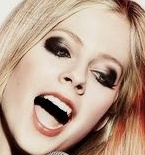
#> input picture test/dataset/pins_Avril Lavigne/Avril Lavigne165_612.jpg, 145 x 155 px, given in place of test1.jpg, which was not available
$ python main.py
#> lines starting #> are read from the running program, lines starting #| are printed output that depends on the picture; pictures that were not available may be replaced by others from this repository, and a replacement may not be noted
### src/functions.py
from PIL import Image
import numpy as np
import os
from numpy import *
from matplotlib import pyplot as plt
import cv2

# Operator matrix
# {Prosedur membuat matrix 0 dengan ukuran baris row dan kolom col}
def createMatrix(row, col):
    Matrix = [[0 for i in range(col)] for j in range(row)]
    return Matrix
# [7 lines left out: function createIdentity, not called in this run]

# {Fungsi selektor 1 baris suatu Matrix}
# asList False akan mengembalikan matrix dimensi 1xCol yang merupakan baris matrix dengan index row
def getRow(Matrix, row, asList):
    col = len(Matrix[0])
    result = createMatrix(1, col)
    for i in range(col):
        result[0][i] = Matrix[row][i]
    if (asList):
        return result[0]
    else :
        return result

# {Fungsi selektor 1 kolom suatu Matrix}
# asList False akan mengembalikan matrix dimensi Rowx1 yang merupakan kolom matrix dengan index col
def getCol(Matrix, col, asList):
    row = len(Matrix)
    result = createMatrix(row, 1)
    for i in range(row):
        result[i][0] = Matrix[i][col]
    if (asList):
        return transpose(result)[0]
    else:
        return result

# {fungsi yang menghasilkan salinan suatu matriks}
def copyMatrix(Matrix):
    rowCopy = len(Matrix)
    colCopy = len(Matrix[0])
    copy = [[0 for j in range(colCopy)] for i in range(rowCopy)]
    for i in range(rowCopy):
        for j in range(colCopy):
            copy[i][j] = Matrix[i][j]
    return copy

# {Prosedur print matrix}
# [11 lines left out: function printMatrix, not called in this run]

# {fungsi yang mengembalikan penjumlahan matrix dari Matrix1 dan Matrix2}
def addMatrix(Matrix1, Matrix2):
    result = np.add(Matrix1, Matrix2)
    return result

# {fungsi yang mengembalikan pengurangan matrix dari Matrix1 dan Matrix2}
def subtractMatrix(Matrix1, Matrix2):
    result = np.subtract(Matrix1, Matrix2)
    return result

# {fungsi yang mengembalikan matriks Md yang dikali konstanta n}
def multiplyByConstMatrix(Matrix, n):
    result = np.array(Matrix) * n
    return result

# {fungsi yang mengembalikan perkalian matrix Matrix1 dan Matrix2}
def multiplyMatrix(Matrix1, Matrix2):
    result = np.matmul(Matrix1, Matrix2)
    return result

# {fungsi yang mengembalikan hasil kali Matrix1 dan Matrix2 dan dibentuk menjadi matrix ukuran }
# [4 lines left out: function reshapeMultiply, not called in this run]

# {fungsi yang mengembalikan transpose matrix}
# fungsi ini menerima matrix lalu mengembalikan hasil transpose matrix tersebut
def transpose(Matrix):
    #Mtr = M yang ditranspose
    #row Mtr = col M, col Mtr = row M
    row = len(Matrix)
    col = len(Matrix[0])
    M = Matrix
    Mtr = createMatrix(col, row)
    temp = [0 for i in range(col)]
    for i in range(row):
        for j in range(col):
            temp[j] = M[i][j]
        for k in range(col):
            Mtr[k][i] = temp[k]
    return Mtr

# {fungsi yang mengembalikan konkatenasi dari 2 matrix atau
# lebih tepatnya menghasilkan matrix1 diaugmentasi dengan matrix2}
# [14 lines left out: function concatMatrix, not called in this run]

# {fungsi yang mengembalikan suatu matrix yang dijadikan 1 baris dengan konkatenasi}
# hasil yang dikembalikan adalah matrix berdimensi 1xCol yang merupakan seluruh elemen matrix yang dijadikan satu baris
def intoOneRow(Matrix):
    oneRow = [np.array(Matrix).flatten()]
    return oneRow
# {fungsi yang mengembalikan suatu matrix yang dijadikan 1 kolom dengan konkatenasi dan transpose}
def intoOneCol(Matrix):
    return transpose(intoOneRow(Matrix))

# Operasi baris matrix
# baris : 1 baris matrix yang dijadikan array (1 dimensi)
# gunakan getRow dengan parameter asList true
# {fungsi yang mengurangkan row1 dengan row2}
def addRow(row1, row2):
    result = np.add(row1,row2)
    return result
# {fungsi yang menjumlahkan row1 dengan row2}
def subtractRow(row1, row2):
    result = np.subtract(row1,row2)
    return result
# {fungsi yang mengalikan row dengan n}
def multiplyByConstRow(baris, n):
    result = np.array(baris) * n
    return result
# [10 lines of commented-out code are left out]
def getVector(Matrix, col):
    row = len(Matrix)
    result = [0 for i in range(row)]
    for i in range(row):
        result[i] = Matrix[i][col]
    return result

# {fungsi yang menghasilkan penjumlahan dua vektor u dan vektor v}
def addVector(u, v):
    result = np.add(u,v)
    return result

# {fungsi yang menghasilkan pengurangan dua vektor u dan vektor v}
def subtractVector(u, v):
    result = np.subtract(u,v)
    return result

# {fungsi yang menghasilkan product dari 2 vektor}
def dotProductVector(u, v):
    result = np.dot(u,v)
    return result

# {fungsi yang mengalikan vektor u dengan skalar n}
def scaleVector(u, n):
    result = np.array(u)*n
    return result

# {fungsi yang mengembalikan magnitude vektor u}
def magnitudeVector(u):
    result = 0
    for i in range(len(u)):
        result += u[i]*u[i]
    return (sqrt(result))

# {return magnitude matrix m, sqrt(sum(sum(i**2 for i in j) for j in matrix))}
# [6 lines left out: function magnitudeMatrix, not called in this run]

# {fungsi yang mengembalikan proyeksi vektor u pada v}
def orthoProjectVector(u, v):
    return (scaleVector(u, dotProductVector(u,v)/dotProductVector(u,u)))

# {fungsi yang menghasilkan dekomposisi QR dari suatu matrix}
def QR(Matrix):
    Q = copyMatrix(Matrix)
    row = len(Matrix)
    col = len(Matrix[0])
    for j in range(col):
        u = getVector(Q, j)
        v = getVector(Q, j)
        for k in range(j-1,0-1,-1):
            uk = getVector(Q, k)
            u = subtractVector(u, orthoProjectVector(uk,v))
        for i in range(col):
            Q[i][j] = u[i] / magnitudeVector(u)
    temp = multiplyMatrix(transpose(Q),Matrix)
    R = createMatrix(row, col)
    for i in range(row):
        for j in range(row):
            if (j >= i):
                R[i][j] = temp[i][j]
    return Q,R

# {fungsi yang menghasilkan nilai-nilai eigen suatu matrix dengan dekomposisi QR, dengan suatu banyak iterasi}
def eigenvalue(Matrix, iteration):
    M = copyMatrix(Matrix)
    l = len(Matrix)
    result = [0 for i in range(l)]
    for i in range(iteration):
        print("eigenValue iteration: {} of {}".format(i+1, iteration))
        [Q,R] = QR(M)
        M = multiplyMatrix(R,Q)
    for i in range(l):
        result[i] = M[i][i]
    result.sort(reverse=True)
    return result

# {fungsi yang menghasilkan nilai vektor-vektor eigen Matrix}
def eigenvector(Matrix, EigenVal):
    result = []
    for i in range(len(EigenVal)):
        tempMat = copyMatrix(Matrix)
        tempEigVal = [EigenVal[i] for j in range(len(EigenVal))]
        for j in range(len(EigenVal)):
            tempMat[j][j] -= tempEigVal[j]
        EigVec = np.linalg.solve(tempMat, tempEigVal)
        norm = magnitudeVector(EigVec)
        # for j in range(len(EigVec)):
        #     EigVec[j] /= norm
        result.append(EigVec)
    return result

# {fungsi copy matrix 3D}
def copyMatrix3D (Matrix3D):
    col = len(Matrix3D[0][0])
    row = len(Matrix3D[0])
    depth = len(Matrix3D)
    result = [[[0 for j in range(col)] for i in range(row)] for k in range(depth)]
    for k in range(depth):
        for i in range(row):
            for j in range(col):
                result[k][i][j] = Matrix3D[k][i][j]
    return result

# Operator Image
# {mengakses semua image di dalam image dan mengeluarkan matrix grayscale yang diresize}
def accessImage (folder):
#> called with folder = 'src\\test1.jpg'
    tempImg = cv2.imread(folder, cv2.IMREAD_GRAYSCALE)
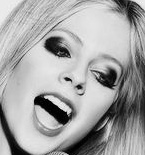
#> tempImg: shape (155, 145); min 0, max 248, mean 163.7
    image = cv2.resize(tempImg, [256, 256])
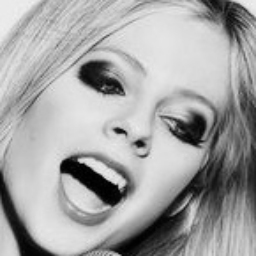
#> image: shape (256, 256); min 0, max 242, mean 163.6
    ar = np.array(image)
    matrix = asarray(ar)                #matrix = masing-masing gambar dalam bentuk matrix
    matrix = intoOneCol(matrix)
#> in transpose, `row = len(Matrix)`: row = 1
#> in transpose, `col = len(Matrix[0])`: col = 65536
#> in transpose, `M = Matrix`: M = 1 item
#> in transpose, `Mtr = createMatrix(col, row)`: Mtr = 65536 items
#> matrix = 65536 items
    return matrix
# [10 lines of commented-out code are left out]
# [11 lines left out: function datasetToArray, not called in this run]
# {fungsi yang mengakses dataset, mengubah image-image menjadi ukuran tertentu, grayscale dan menjadi 1 baris, lalu mengonkatenasi semuanya untuk diproses}
# {fungsi ini sama dengan dataSetToArray() tapi menambahkan batasan jumlah foto}
# {untuk tidak membatasi banyak matrix yang dihasilkan, amount diinput -1}
def datasetToArray_FixedAmount (folder, amount):
#> called with folder = 'src\\test\\dataset', amount = -1
    result = []
    ctr=0
    for (root,dirs,files) in os.walk(folder, topdown=True):
        for i in files:
            if ctr>=amount and amount>=0:
                break
            directory = root + "\\" + i
            tempImg = cv2.imread(directory, cv2.IMREAD_GRAYSCALE)
            image = cv2.resize(tempImg, [256, 256])
            ar = np.array(image)
            matrix = asarray(ar)
            result.append(matrix)
            ctr+=1
        ctr=0
#> pass 2 of the loop in datasetToArray_FixedAmount, `for (root,dirs,files) in os.walk(folder, topdown=True):`:
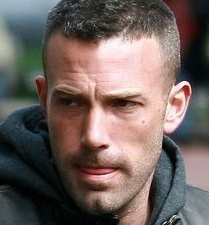
#> input picture test/dataset/pins_Ben Affleck/Ben Affleck206_184.jpg, 209 x 225 px, found by its file name
#> in datasetToArray_FixedAmount, `tempImg = cv2.imread(directory, cv2.IMREAD_GRAYSCALE)`:
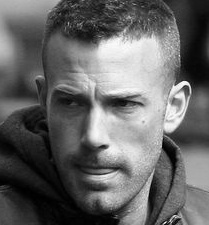
#> tempImg: shape (225, 209); min 0, max 254, mean 101.5
#> in datasetToArray_FixedAmount, `image = cv2.resize(tempImg, [256, 256])`:
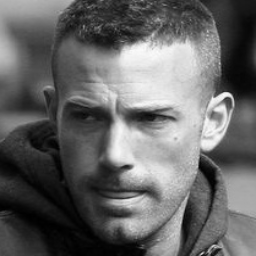
#> image: shape (256, 256); min 0, max 251, mean 101.4
#> pass 3 of the loop in datasetToArray_FixedAmount, `for (root,dirs,files) in os.walk(folder, topdown=True):`:
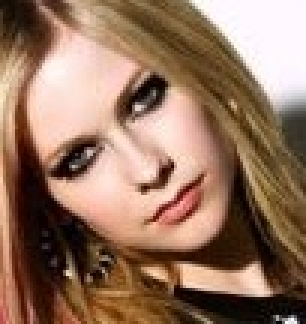
#> input picture test/dataset/pins_Avril Lavigne/Avril Lavigne216_650.jpg, 102 x 108 px, found by its file name (shown 3 times larger)
#> in datasetToArray_FixedAmount, `tempImg = cv2.imread(directory, cv2.IMREAD_GRAYSCALE)`:
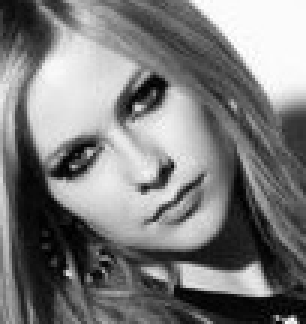
#> tempImg: shape (108, 102) (shown 3 times larger); min 0, max 255, mean 123.8
#> in datasetToArray_FixedAmount, `image = cv2.resize(tempImg, [256, 256])`:
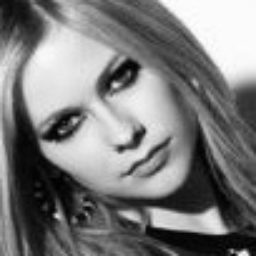
#> image: shape (256, 256); min 0, max 255, mean 123.7
#> ctr = 0
    return result

# {menghitung jumlah file}
# [6 lines left out: function numberOfImage, not called in this run]

#{fungsi yang mengembalikan matrix kovarian dari suatu matrix}
def deltaMeanAndCovariant (Matrix3D):
    dataset = copyMatrix3D(Matrix3D)
    depth = len(Matrix3D)
    row = len(Matrix3D[0])
    col = len(Matrix3D[0][0])
    delta = []
    #flatten matrix 3D
    for i in range(depth):
        temp = np.array(dataset[i]).flatten()
        delta.append(temp)
    #menjumlahkan data-data
    mean = [0 for j in range(col*row)]
    for i in range(depth):
        mean = addRow(mean, delta[i])

    #delta dibagi banyak data
    mean = multiplyByConstRow(mean, 1/depth)
    meanVector = [mean]
    print("Achieved mean of matrices")
    #dari sini sudah diperoleh nilai mean dari row-row
    #mengurangi row-row dengan mean
    for i in range(depth):
        delta[i] = subtractRow(delta[i], mean)
    print("Achieved delta mean")
    #dari sini delta adalah berukuran baris banyak file kolom resolusi**2
    #mendapatkan matrix kovarian
    cov = multiplyMatrix(delta, transpose(delta))
    # cov = multiplyMatrix(delta, transpose(delta))
    print("Achieved covariance matrix")
    #ukuran matrix kovarian: banyak file x banyak file
    return transpose(delta), transpose(meanVector), cov

def eigenfaces(eigenVectors, deltaMean):
    eigFaces = []
    for i in range(len(eigenVectors[0])):
        col = getCol(eigenVectors, i, False)
        temp = getRow(transpose(multiplyMatrix(deltaMean, col)), 0, True)
        # dibagi dengan norm
        temp = multiplyByConstRow(temp, magnitudeVector(temp))
        eigFaces.append(temp)
        print("eigen face progress: {:3.2f}%".format((i/len(eigenVectors[0]))*100))
    eigFaces = transpose(eigFaces)
    return eigFaces

# [25 lines left out: functions omega, omegaInput, euclidean_distance, not called in this run]

def datasetProcess(folder, fileAmount, eigenIteration):
    MATRIX = datasetToArray_FixedAmount(os.getcwd()+folder, fileAmount)
    deltaMean, meanMATRIX, covMATRIX = deltaMeanAndCovariant(MATRIX)
    eigenValues = eigenvalue(covMATRIX, eigenIteration)
    total = sum(eigenValues)
    if (len(MATRIX[0]) > 5):
        temp = 0
        i = 0
        eigenValFilter = []
        while (temp<(0.95*total))and(eigenValues[i]>=1):
            eigenValFilter.append(eigenValues[i])
            temp += eigenValues[i]
            i += 1
    else :
        eigenValFilter = eigenValues
    eigVecEff = len(eigenValFilter)
    print(f"ukuran eigenValFilter: {len(eigenValFilter)}")
    eigenVectors = eigenvector(covMATRIX, eigenValues)
    print(f"Ukuran eigenVector: {np.array(eigenVectors).shape}")
#| Ukuran eigenVector: (4, 4)
    tempEigenFaces = eigenfaces(eigenVectors, deltaMean)
    eigenFaces = transpose(transpose(tempEigenFaces)[:eigVecEff])
    for i in range(5):
        plt.imshow(np.array(getCol(eigenFaces, i, False)).reshape(256,256), cmap = 'gray')
        plt.show()
#> this loop made 4 passes
#> pass 1, in datasetProcess, `plt.show()`:
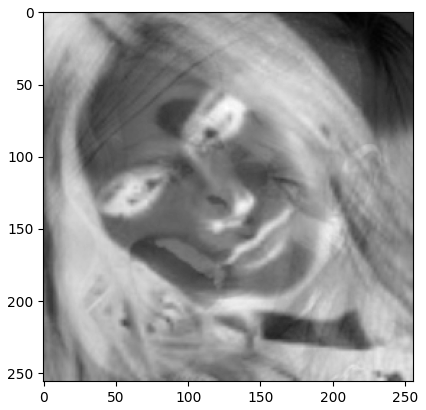
#> figure drawn by matplotlib, 1 panel
#> pass 2, in datasetProcess, `plt.show()`:
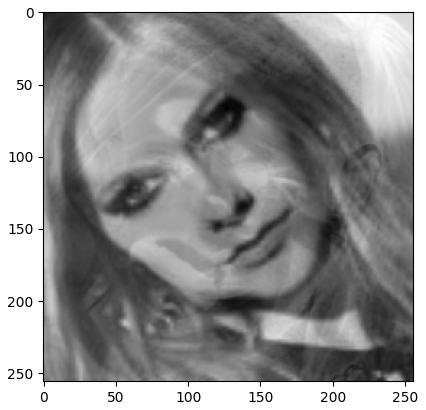
#> figure drawn by matplotlib, 1 panel
    print(f"ukuran eigenFace: {len(eigenFaces)} x {len(eigenFaces[0])}")
    weight = omega(eigenFaces, deltaMean)
    print(f"ukuran weight {np.array(weight).shape}")
    return deltaMean, meanMATRIX, eigenFaces, weight

# [8 lines left out: function inputProcess, not called in this run]

def recognition(folderDataSet, dirInput, fileLimit, QRiteration):
    INPUT = accessImage(dirInput)
    deltaMean, meanTraining, datasetEigFaces, weightTraining = datasetProcess(folderDataSet, fileLimit, QRiteration)
    inputEigFaces, weightInput = inputProcess(INPUT, meanTraining, 1, datasetEigFaces)
    minDistance = euclidean_distance(weightInput, getCol(weightTraining, 0, True))
    indexMin = 0
    sumDistance = 0
    for i in range(1, len(weightTraining[0])):
        distance = euclidean_distance(weightInput, getCol(weightTraining, i, True))
        sumDistance += distance
        if (distance < minDistance):
            indexMin = i
            minDistance = distance
    sumDistance /= len(weightTraining[0])
    weightResult = getCol(weightTraining, indexMin, True)
    output = createMatrix(len(datasetEigFaces), 1)
    for i in range(len(weightResult)):
        output = addMatrix(output, multiplyByConstMatrix(getCol(datasetEigFaces, i, False), weightResult[i]))
    output = addMatrix(output, meanTraining)
    unfold = np.array(output).reshape(256,256)
    print(f"minDistance {minDistance}, sumDistance {sumDistance}")
    print("add corresponding delta mean matrix with mean")
    retImage = addMatrix(getCol(deltaMean, indexMin, False), meanTraining).reshape(256,256)
    plt.imsave("OG_deltaplusmean.jpg", retImage)
    plt.imshow(retImage, cmap='gray')
    plt.show()
    # [4 lines of commented-out code are left out]

### src/main.py
#disini tinggal manggil fungsi-fungsi
#note: panggil fungsi datasetToArray sekali aja, simpan ke matrix
#usahakan panggil matrix itu sebagai copynya, biar ngga manggil lagi

# from PIL import Image
import numpy as np
import os
from numpy import *
import functions as fun
from matplotlib import pyplot as plt
import cv2

# folder = "\\test\\nyoba"
folder = "\\test\\dataset"
dirInput = "src\\test1.jpg"
# dirInput = "src\\test1.jpg"

#> (the run stopped early here; a loop or call above may not have finished)
